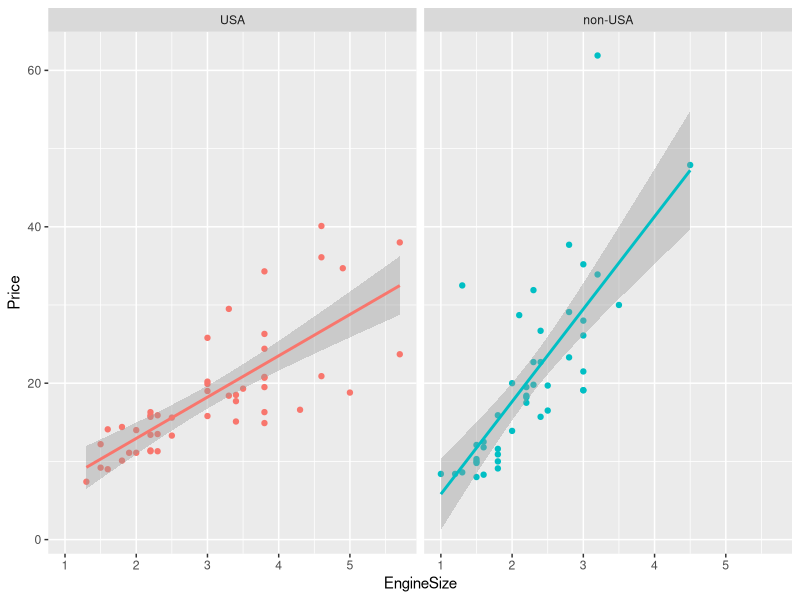

The R source for this figure:
## ---- chunk 1
library(tidyverse)
Cars93 <- as_tibble(MASS::Cars93)
## ---- chunk 2
qplot(data = Cars93, x = EngineSize, y = Price, colour = Origin) + 
  facet_wrap("Origin") + 
  stat_smooth(method = "lm") + 
  theme(legend.position="none")
## ---- chunk 3
# Edit me
## ---- chunk 4
par(mfrow = c(2,2))
# Edit me
## ---- chunk 5
# Edit me
## ---- chunk 6
par(mfrow = c(2,2))
# Edit me
## ---- chunk 7
#library(tidyverse)
library(knitr)

#Cars93 <- as_tibble(MASS::Cars93)
# If you want to experiment with the ggpairs command,
# you'll want to run the following code:
# install.packages("GGally")
# library(GGally)
## ---- chunk 8
# Edit me
## ---- chunk 9
# Edit me
## ---- chunk 10
# Edit me
## ---- chunk 11
# Edit me
## ---- chunk 12
# Edit me
## ---- chunk 13
panel.cor <- function(x, y, digits = 2, prefix = "", cex.cor, ...)
{
    usr <- par("usr"); on.exit(par(usr))
    par(usr = c(0, 1, 0, 1))
    r <- abs(cor(x, y))
    txt <- format(c(r, 0.123456789), digits = digits)[1]
    txt <- paste0(prefix, txt)
    if(missing(cex.cor)) cex.cor <- 0.4/strwidth(txt)
    text(0.5, 0.5, txt, cex = pmax(1, cex.cor * r))
}


# Edit me
## ---- chunk 14
# Edit me
## ---- chunk 15
# Edit me
## ---- chunk 16
# Edit me
## ---- chunk 17
#library(tidyverse)
## ---- chunk 18
# Load data from MASS into a tibble and do pre-processing
birthwt <- as_tibble(MASS::birthwt) %>%
  rename(birthwt.below.2500 = low, 
         mother.age = age,
         mother.weight = lwt,
         mother.smokes = smoke,
         previous.prem.labor = ptl,
         hypertension = ht,
         uterine.irr = ui,
         physician.visits = ftv,
         birthwt.grams = bwt) %>%
  mutate(race = recode_factor(race, `1` = "white", `2` = "black", `3` = "other")) %>%
  mutate_at(c("mother.smokes", "hypertension", "uterine.irr", "birthwt.below.2500"),
            ~ recode_factor(.x, `0` = "no", `1` = "yes"))
## ---- chunk 19
# Edit me
## ---- chunk 20
# Edit me
## ---- chunk 21
# Edit me
## ---- chunk 22
# Edit me
## ---- chunk 23
# Edit me
## ---- chunk 24
# Edit me
